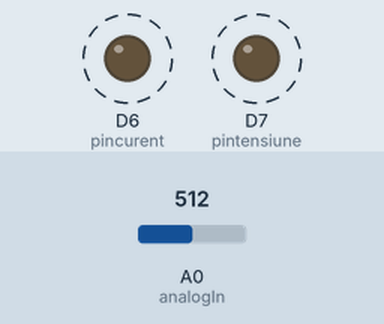
A sketch run on a simulated ESP8266 (NodeMCU). On the bench: output pins drawn as LEDs (lit = HIGH). Dashed ring = blinking. The test bench sets the inputs (shaded band); at power-on: A0 (analogIn) = 512. What the sketch prints to the serial monitor is not drawn.

Above: at 0.4 s.
Timing chart, 0 to 3.0 s (numbered marks = the images above):
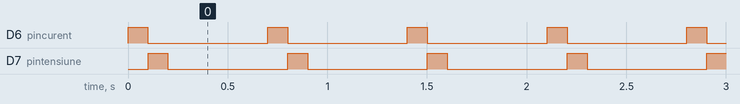

Measured:
- by itself, D6 (pincurent), D7 (pintensiune): alternates HIGH for 0.10 s and LOW for 0.60 s
- by itself, everything shown: repeats every 0.70 s, in 3 steps

The sketch:

test_VA_esp8266.ino
```cpp
/*
Measuring Current Using ACS712
http://henrysbench.capnfatz.com/henrys-bench/arduino-current-measurements/the-acs712-current-sensor-with-an-arduino/
DC Voltmeter Using a Voltage Divider Based on Code Created By T.K.Hareendran
http://henrysbench.capnfatz.com/henrys-bench/arduino-voltage-measurements/arduino-25v-voltage-sensor-module-user-manual/
adapt for ESP8266 board (A0 max 3.3V) by Nicu FLORICA
http://www.arduinotehniq.com
*/

#define pintensiune D7 // pin for control voltage
#define pincurent D6 //  pin for control current
#define analogIn A0 // ADC

int mVperAmp = 185; // use 100 for 20A Module and 66 for 30A Module
int RawValue= 0;
int RawValue1= 0;

int ACSoffset = 2500;
double Voltage = 0;
double Voltage2 = 0;
double Voltage1 = 0;
double Voltage3 = 0;


double Amps = 0;
// V+ ---|==3k3==|---A0---|==1k1==|-----GND  // voltage divider for ACS712
float R3 = 1.1;
float R4 = 3.34;

// V+ ---|==43k==|---A0---|==1k1==|-----GND // voltage divider
float R1 = 1.1; //
float R2 = 43.; //
float Vref = 3300;  // equivalent reference voltage

void setup(){
Serial.begin(9600);

pinMode(pintensiune, OUTPUT);
pinMode(pincurent, OUTPUT);
digitalWrite(pintensiune, LOW);
digitalWrite(pincurent, LOW);
}

void loop(){

 digitalWrite(pincurent, HIGH);  // actiVate chanel for measure current
 delay(100);
 RawValue = analogRead(analogIn);
 Voltage = (RawValue / 1024.0) * Vref; // Gets you mV
 Voltage2 = (R3+R4)/R3 * Voltage;
 Amps = ((Voltage2 - ACSoffset) / mVperAmp);
 digitalWrite(pincurent, LOW);  // deactiVate chanel for measure current

 Serial.print("Raw Value = " ); // shows pre-scaled value
 Serial.print(RawValue);
 Serial.print("\t mV = "); // shows the voltage measured
 Serial.print(Voltage,3); // the '3' after voltage allows you to display 3 digits after decimal point
 Serial.print("\t mV = "); // shows the voltage measured
 Serial.print(Voltage2,3); // the '3' after voltage allows you to display 3 digits after decimal point
 Serial.print("\t Amps = "); // shows the voltage measured
 Serial.println(Amps,3); // the '3' after voltage allows you to display 3 digits after decimal point

 digitalWrite(pintensiune, HIGH);  // actiVate chanel for measure current
 delay(100);
 RawValue1 = analogRead(analogIn);
 Voltage1 = (RawValue1 / 1024.0) * Vref; // Gets you mV
 Voltage3 = (R2+R1)/R1 * Voltage1;
 digitalWrite(pintensiune, LOW);  // deactiVate chanel for measure current

 Serial.print("Raw Value1 = " ); // shows pre-scaled value
 Serial.print(RawValue1);
 Serial.print("\t mV = "); // shows the voltage measured
 Serial.print(Voltage1,3); // the '3' after voltage allows you to display 3 digits after decimal point
 Serial.print("\t mV = "); // shows the voltage measured
 Serial.println(Voltage3,3); // the '3' after voltage allows you to display 3 digits after decimal point

 delay(500);

}
```
